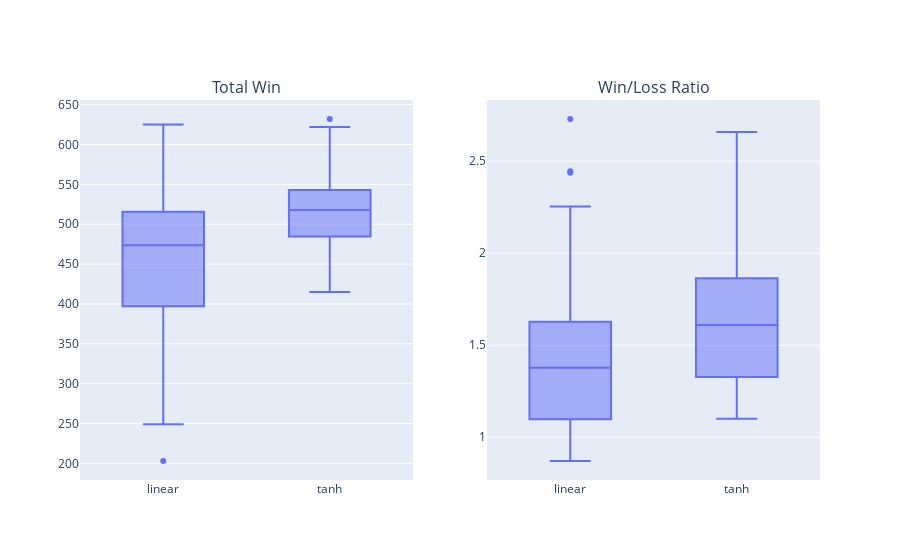

Here is the notebook cell this chart was saved with:
### Code cell
fig = make_subplots(cols=2, subplot_titles=["Total Win", "Win/Loss Ratio"])
fig.add_trace(ex.box(df, x="act_out", y="win").data[0])
fig.add_trace(ex.box(df, x="act_out", y="ratio").data[0], row=1, col=2)

### Figure 1 — Plotly figure (JSON) as saved in the notebook; plotly's stock layout.template omitted (floating-point values rounded to 4 significant figures)
{"data": [{"alignmentgroup": "True", "hovertemplate": "act_out=%{x}<br>win=%{y}<extra></extra>", "legendgroup": "", "marker": {"color": "#636efa"}, "name": "", "notched": false, "offsetgroup": "", "orientation": "v", "showlegend": false, "type": "box", "x": ["linear", "linear", "linear", "linear", "linear", "linear", "linear", "linear", "linear", "linear", "linear", "linear", "tanh", "tanh", "tanh", "tanh", "tanh", "tanh", "tanh", "tanh", "tanh", "tanh", "tanh", "tanh", "linear", "linear", "linear", "linear", "linear", "linear", "linear", "linear", "linear", "linear", "linear", "linear", "tanh", "tanh", "tanh", "tanh", "tanh", "tanh", "tanh", "tanh", "tanh", "tanh", "tanh", "tanh"], "x0": " ", "xaxis": "x", "y": [507, 482, 452, 476, 449, 602, 483, 471, 400, 203, 249, 467, 470, 502, 448, 472, 415, 502, 524, 457, 523, 528, 509, 453, 457, 625, 499, 522, 509, 536, 532, 604, 309, 328, 387, 394, 548, 516, 591, 538, 553, 500, 613, 622, 632, 534, 520, 497], "y0": " ", "yaxis": "y"}, {"alignmentgroup": "True", "hovertemplate": "act_out=%{x}<br>ratio=%{y}<extra></extra>", "legendgroup": "", "marker": {"color": "#636efa"}, "name": "", "notched": false, "offsetgroup": "", "orientation": "v", "showlegend": false, "type": "box", "x": ["linear", "linear", "linear", "linear", "linear", "linear", "linear", "linear", "linear", "linear", "linear", "linear", "tanh", "tanh", "tanh", "tanh", "tanh", "tanh", "tanh", "tanh", "tanh", "tanh", "tanh", "tanh", "linear", "linear", "linear", "linear", "linear", "linear", "linear", "linear", "linear", "linear", "linear", "linear", "tanh", "tanh", "tanh", "tanh", "tanh", "tanh", "tanh", "tanh", "tanh", "tanh", "tanh", "tanh"], "x0": " ", "xaxis": "x2", "y": [1.599, 1.435, 1.322, 1.451, 1.258, 2.437, 1.573, 1.534, 1.311, 0.9531, 0.8706, 2.445, 1.227, 1.594, 1.287, 1.435, 1.101, 1.584, 1.701, 1.238, 1.499, 1.386, 1.626, 1.317, 1.137, 2.729, 1.32, 1.577, 1.292, 1.654, 1.828, 2.254, 0.9142, 0.9647, 1.057, 1.053, 1.681, 1.659, 2.273, 1.676, 1.954, 1.337, 2.533, 2.658, 2.421, 1.816, 1.912, 1.301], "y0": " ", "yaxis": "y2"}], "layout": {"annotations": [{"font": {"size": 16}, "showarrow": false, "text": "Total Win", "x": 0.225, "xanchor": "center", "xref": "paper", "y": 1.0, "yanchor": "bottom", "yref": "paper"}, {"font": {"size": 16}, "showarrow": false, "text": "Win/Loss Ratio", "x": 0.775, "xanchor": "center", "xref": "paper", "y": 1.0, "yanchor": "bottom", "yref": "paper"}], "xaxis": {"anchor": "y", "domain": [0.0, 0.45]}, "xaxis2": {"anchor": "y2", "domain": [0.55, 1.0]}, "yaxis": {"anchor": "x", "domain": [0.0, 1.0]}, "yaxis2": {"anchor": "x2", "domain": [0.0, 1.0]}}}
